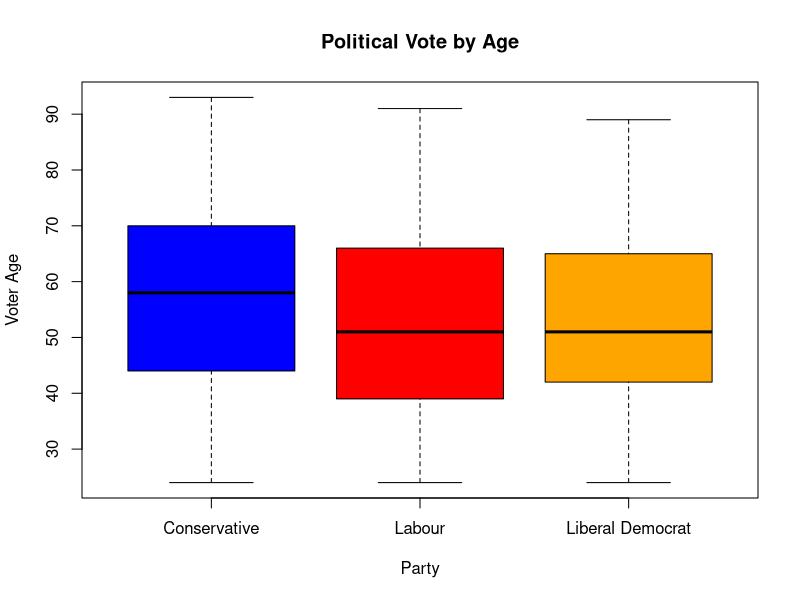
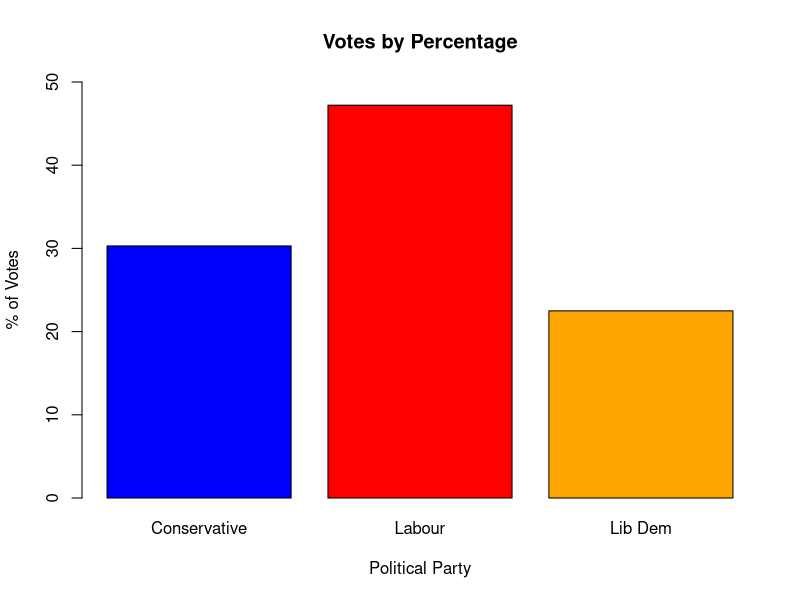

The R source for these figures, in order:
library(AER)
library(dplyr)
# British Election Panel Study
df <- BEPS

summary(df)

# Boxplot comparing voter age across parties
boxplot(df$age~df$vote, xlab = "Party" , ylab = "Voter Age", col= c("blue","red","orange"), main = "Political Vote by Age")

# Count of number of votes per party
table(df$vote)

# barplot showing frequency of number of votes per party
# barplot(table(df$vote), xlab = "Party" , ylab = "Number of Votes", col= c("blue","red","orange"), main = "Number of Votes Each Party Received")

votes.df <- data.frame(table(df$vote))
votes.df$Freq <- as.numeric(votes.df$Freq)

# Converts votes / Var1 to df with percentages column
percentagesOfVoters <- votes.df%>%
  group_by(Var1)%>%
  summarise(totalCount = sum(Freq),
            percentage = paste0(Freq/sum(votes.df$Freq) * 100))

# convert percentages column from chr to num
percentagesOfVoters$percentage <- as.numeric(percentagesOfVoters$percentage)

# Barplot Showing Percentage of votes per party
myColors <- c("blue","red","orange")
barplot(percentagesOfVoters$percentage, ylim=c(0,50),
        col = myColors, names.arg= c("Conservative","Labour","Lib Dem"),
        xlab = "Political Party"  , ylab = "% of Votes", main = "Votes by Percentage" )
